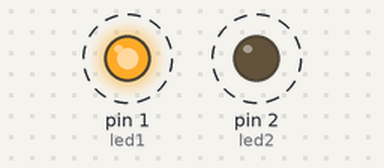
A sketch run on a simulated Arduino Uno, built with avr-gcc and run on an emulated ATmega328P. Shown: output pins drawn as LEDs (lit = HIGH). Dashed ring = blinking.

Above: at 0.5 s.
Timing chart, 0 to 4.6 s (numbered marks = the images above):
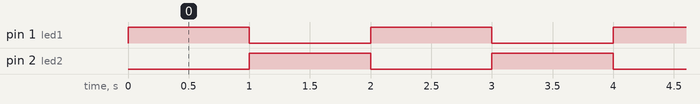

Measured:
- by itself, pin 1 (led1), pin 2 (led2): alternates HIGH for 1.0 s and LOW for 1.0 s
- by itself, everything shown: repeats every 2.0 s, in 3 steps

The sketch:

Dual_Flash.ino
```cpp
const byte led1 = 1;
const byte led2 = 2;
void setup() {
pinMode ( led1 , OUTPUT );
pinMode ( led2 , OUTPUT ) ;
}
void loop() {
 digitalWrite ( led1 , HIGH );
 delay ( 1000 );
 digitalWrite ( led1 , LOW );
 digitalWrite ( led2 , HIGH );
 delay ( 1000 );
 digitalWrite ( led2 , LOW );
}
```
